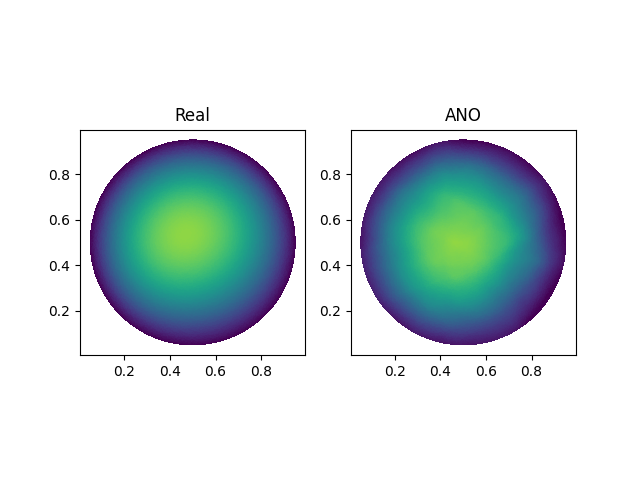

Python code for this plot:
from darcyflowcircle import DarcyFlowCircle
import torch.nn as nn
import torch
import numpy as np
from tqdm import trange
a=DarcyFlowCircle(10)
triangles=a.triangles
sc_matrix=a.sc_matrix
points=a.points.cuda()
train_dataloader=a.train_loader
test_dataloader=a.test_loader
len_points=len(points)
a,b=a.train_dataset.tensors
a_max=torch.max(a).item()
a_min=torch.min(a).item()
b_max=torch.max(b).item()
b_min=torch.min(b).item()

#Averaging Neural Operator
class ANOLayer(nn.Module):
    def __init__(self,hidden_size):
        super().__init__()
        self.lin=nn.Linear(hidden_size,hidden_size)

    def forward(self,x):
        return self.lin(x)+torch.mean(x,axis=1).unsqueeze(1)
    
class LAR(nn.Module):  
    def __init__(self,hidden_size):
        super().__init__()
        self.ano=ANOLayer(hidden_size)
        self.relu=nn.ReLU()
        self.bn=nn.BatchNorm1d(hidden_size)
        
    def forward(self,x):
        x=self.ano(x)
        s=x.shape[1]
        n=x.shape[0]
        x=x.reshape(x.shape[0]*s,-1)
        x=self.bn(x)
        x=x.reshape(n,s,-1)
        return self.relu(x)

class ANO(nn.Module):
    def __init__(self,input_size,output_size,hidden_size,points,BATCH_SIZE):
    
        super().__init__()
        self.R=nn.Linear(input_size+2,hidden_size)
        self.hidden_layers=nn.Sequential(LAR(hidden_size),LAR(hidden_size),LAR(hidden_size))
        self.Q=nn.Linear(hidden_size+2,output_size)
        self.points=points.unsqueeze(0).repeat(BATCH_SIZE,1,1)
    def forward(self, x):
        x=self.R(torch.cat((x,self.points),2))
        x=self.hidden_layers(x)
        x=self.Q(torch.cat((x,self.points),2))
        return x
    
    def forward_eval(self, x):
        x=(x-a_min)/(a_max-a_min)
        x=self.R(torch.cat((x,self.points),2))
        x=self.hidden_layers(x)
        x=self.Q(torch.cat((x,self.points),2))
        return x*(b_max-b_min)+b_min
    


    
model=ANO(1,1,100,points,10).cuda()
Epochs=10
optimizer=torch.optim.Adam(model.parameters(),lr=0.0001)    
loss_fn=nn.MSELoss()
sup_m=0
low_m=0
for epoch in trange(Epochs):
    for batch in train_dataloader:
        optimizer.zero_grad()
        v,u=batch
        v=v.cuda()
        u=u.cuda()
        v=(v-a_min)/(a_max-a_min)
        u=(u-b_min)/(b_max-b_min)
        v=v.reshape(v.shape[0],-1,1)
        u=u.reshape(u.shape[0],-1)
        pred=model(v)
        pred=pred.reshape(pred.shape[0],-1)
        loss=torch.linalg.norm(pred-u)
        loss.backward()
        optimizer.step()
        with torch.no_grad():
            sup_m+=torch.sum(torch.linalg.norm(pred-u,axis=1)**2)/(len(train_dataloader))
            low_m+=torch.sum(torch.linalg.norm(u,axis=1)**2)/(len(train_dataloader))
    with torch.no_grad():
        print(f'Epoch: {epoch}, Loss: {torch.sqrt(sup_m/low_m)}')
        print(torch.var(pred))
        print(torch.var(u))

model=model.eval()

def norm(u):
    return u@sc_matrix@u.T

train_rel_loss=0
sup_train_loss=0
low_train_loss=0
with torch.no_grad():
    for batch in train_dataloader:
        v,u=batch
        v=v.cuda()
        u=u.cuda()
        v=v.reshape(v.shape[0],-1,1)
        pred=model.forward_eval(v)
        u=u.reshape(u.shape[0],-1)
        pred=pred.reshape(pred.shape[0],-1)
        u=u.cpu().numpy()
        pred=pred.cpu().numpy()
        u_bar=(u-b_min)/(b_max-b_min)
        pred_bar=(pred-b_min)/(b_max-b_min)
        train_rel_loss+=np.mean(np.sqrt(np.diag(norm(u_bar-pred_bar))/np.diag(norm(u_bar+1))))/len(train_dataloader)

print(train_rel_loss)

test_rel_loss=0
sup_test_loss=0
low_test_loss=0
with torch.no_grad():
    for batch in test_dataloader:
        v,u=batch
        v=v.cuda()
        u=u.cuda()  
        v=v.reshape(v.shape[0],-1,1)
        pred=model.forward_eval(v)
        u=u.reshape(u.shape[0],-1)
        pred=pred.reshape(pred.shape[0],-1)
        u=u.cpu().numpy()
        pred=pred.cpu().numpy()
        u_bar=(u-b_min)/(b_max-b_min)
        pred_bar=(pred-b_min)/(b_max-b_min)
        test_rel_loss+=np.mean(np.sqrt(np.diag(norm(u_bar-pred_bar))/np.diag(norm(u_bar+1))))/len(test_dataloader)


print(test_rel_loss)


import matplotlib.pyplot as plt
import matplotlib.tri as tri
points=points.cpu().numpy()
triang=tri.Triangulation(points[:,0],points[:,1],triangles)
fig1, ax1 = plt.subplots(1,2)
ax1[0].set_aspect('equal')
ax1[0].set_title('Real')
tpc = ax1[0].tripcolor(triang, u[-1], shading='flat',vmin=b_min,vmax=b_max)
ax1[1].set_aspect('equal')
ax1[1].set_title('ANO')
tpc = ax1[1].tripcolor(triang, pred[-1], shading='flat',vmin=b_min,vmax=b_max)
#fig1.colorbar(tpc)
fig1.savefig('ano.png')